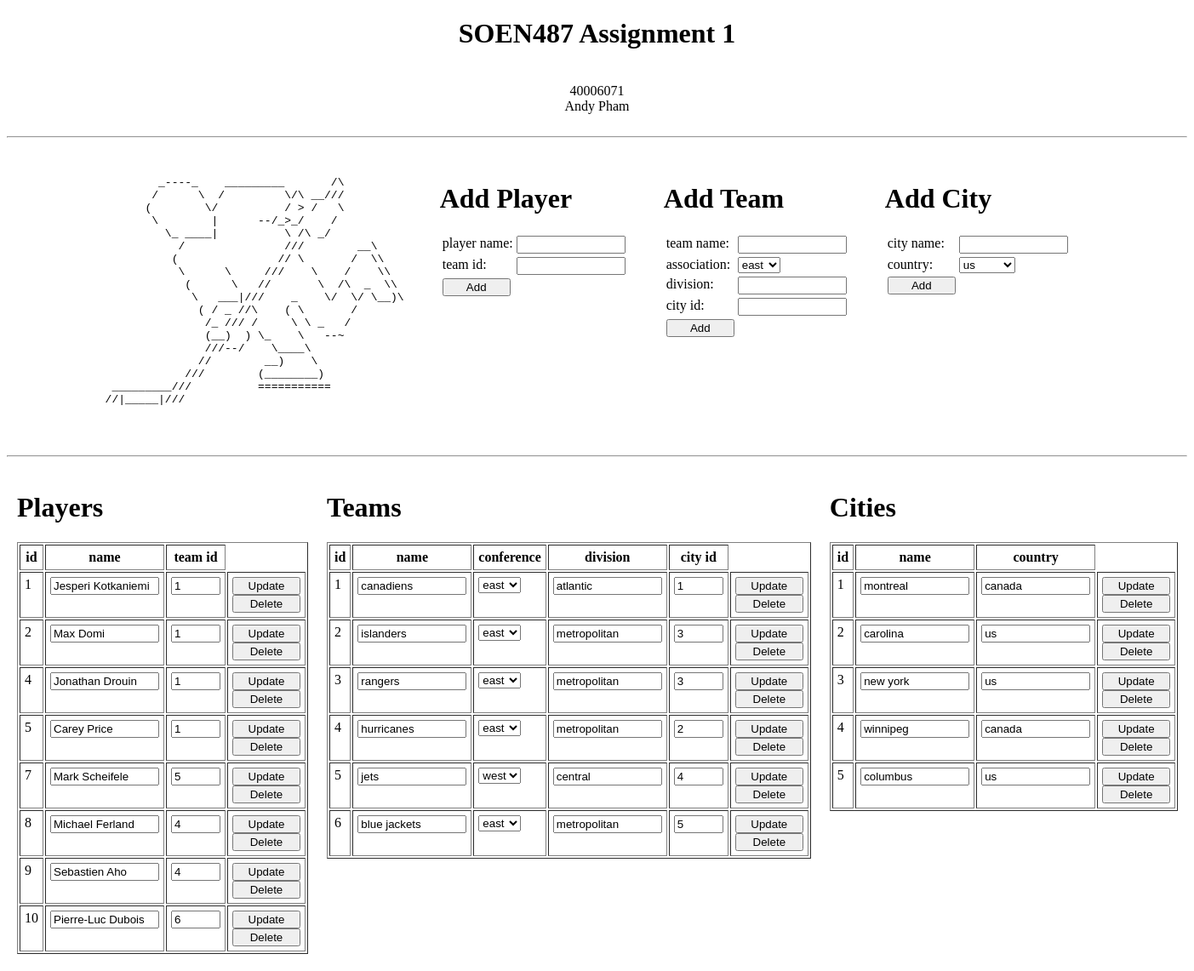
Page /home on the earlier database version.
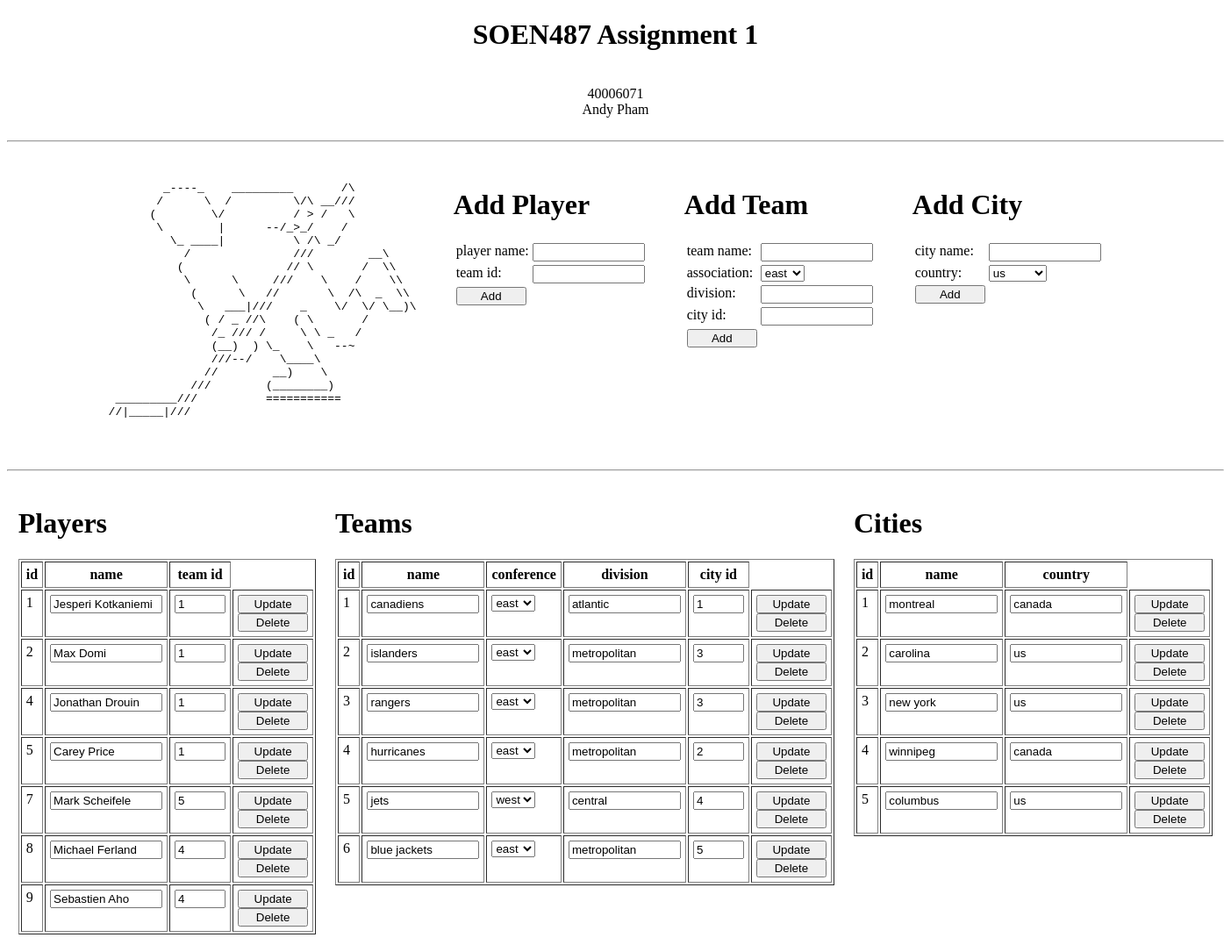
Same page on the later database version.
### models.py (models this page shows, shortened)
class Player(db.Model):
    id = db.Column(db.Integer, primary_key=True)
    name = db.Column(db.Text, nullable=False)
    team_id = db.Column(db.Integer, db.ForeignKey('team.id'), nullable=False)

class Team(db.Model):
    id = db.Column(db.Integer, primary_key=True)
    team_name = db.Column(db.String(20), nullable=False)
    association = db.Column(db.String(20), nullable=False)
    division = db.Column(db.Integer, nullable=False)
    city_id = db.Column(db.Integer, db.ForeignKey('city.id'), nullable=False)
    players = db.relationship('Player', backref='player', lazy=True)

class City(db.Model):
    id = db.Column(db.Integer, primary_key=True)
    city_name = db.Column(db.String(20), nullable=False)
    country = db.Column(db.String(20), nullable=False)
    teams = db.relationship('Team', backref='team', lazy=True)

### main.py (the view)
@app.route('/home')
def home():
    json = {"title": "SOEN487 Assignment 1",
            "student": {"id": "40006071", "name": "Andy Pham"}}
    players = Player.query.all()
    teams = Team.query.all()
    cities = City.query.all()
    return render_template("index.html", json=json, players=players, teams=teams, cities=cities)

### templates/index.html (shortened to what this page needs)
<!DOCTYPE html>
<html lang="en">
<head>
</head>
<body>
<div align="center">
    <h1>{{ json.title|format|safe }}</h1><br>
    {{ json.student.id|format|safe }}<br>
    {{ json.student.name|format|safe }}<br><br>
    <hr>
</div>
<table cellpadding="20px">
    <tr>
        <td>
            <pre>
                    _----_    _________       /\
                   /      \  /         \/\ __///
                  (        \/          / > /   \
                   \        |      --/_>_/    /
                     \_ ____|          \ /\ _/
                       /               ///        __\
                      (               // \       /  \\
                       \      \     ///    \    /    \\
                        (      \   //       \  /\  _  \\
                         \   ___|///    _    \/  \/ \__)\
                          ( / _ //\    ( \       /
                           /_ /// /     \ \ _   /
                           (__)  ) \_    \   --~
                           ///--/    \____\
                          //        __)    \
                        ///        (________)
             _________///          ===========
            //|_____|///
            </pre>
        </td>
        <td>
            <h1>Add Player</h1>
            <form method="post" action="/player">
                <table>
                    <tr>
                        <td>player name:</td>
                        <td><input type="text" name="name"><br></td>
                    </tr>
                    <tr>
                        <td> team id:</td>
                        <td><input type="number" name="team_id" min="1"><br></td>
                    </tr>
                    <tr>
                        <td><input type="submit" value="Add"></td>
                    </tr>
                </table>
            </form>
        </td>
        <td>
            <h1>Add Team</h1>
            <form method="post" action="/team">
                <table>
                    <tr>
                        <td>team name:</td>
                        <td><input type="text" name="team_name"><br></td>
                    </tr>
                    <tr>
                        <td>association:</td>
                        <td><select name="association">
                            <option value="east">east</option>
                        </select><br>
                        </td>
                    </tr>
                    <tr>
                        <td>division:</td>
                        <td><input type="text" name="division"><br></td>
                    </tr>
                    <tr>
                        <td>city id:</td>
                        <td><input type="number" name="city_id" min="1"><br></td>
                    </tr>
                    <tr>
                        <td><input type="submit" value="Add"></td>
                    </tr>
                </table>
            </form>
        </td>
        <td>
            <h1>Add City</h1>
            <form method="post" action="/city">
                <table>
                    <tr>
                        <td>city name:</td>
                        <td><input type="text" name="city_name"><br></td>
                    </tr>
                    <tr>
                        <td>country:</td>
                    <td><select name="country">
                        <option value="us">us</option>
                    </select><br>
                    </td>
                    </tr>
                    <tr>
                        <td><input type="submit" value="Add"></td>
                    </tr>
                </table>
            </form>
        </td>
    </tr>
</table>
<hr>
<div>
    <table cellpadding="10px" align="center">
        <tr>
            <td>{% include 'players.html' %}</td>
            <td>{% include 'teams.html' %}</td>
            <td>{% include 'cities.html' %}</td>
</div>
</body>
</html>

### templates/players.html (shortened to what this page needs)
<h1>Players</h1>
<table cellpadding="5px" border="1">
    <tr>
        <th>id</th>
        <th>name</th>
        <th>team id</th>
    </tr>
    {% for player in players %}
        <form method="post" action="/player">
            <tr>
                <td>{{ player.id }}</td>
                <td><input type="text" value="{{ player.name }}" name="name"></td>
                <td><input id="id_input" type="number" min="1" value="{{ player.team_id }}" name="team_id"></td>
                <td>
                    <input type="submit" value="Update"></form><br>
                    <form method="post" action="/player/{{player.id}}">
                        <input type="submit" value="Delete">
                    </form>
                </td>
            </tr>
    {% endfor %}
</table>

### templates/teams.html (shortened to what this page needs)
<h1>Teams</h1>
<table cellpadding="5px" border="1">
    <tr>
        <th>id</th>
        <th>name</th>
        <th>conference</th>
        <th>division</th>
        <th>city id</th>
    </tr>
    {% for team in teams %}
        <form method="post" action="/team">
        <tr>
            <td>{{ team.id }}</td>
            <td><input type="text" value="{{ team.team_name }}" name="team_name"></td>
            <td>
                <select name="association">
                    <option value="{{ team.association }}" selected="selected">{{ team.association }}</option>
                </select>
            </td>
            <td><input type="text" value="{{ team.division }}" name="division"></td>
            <td><input id="id_input" type="number" min="1" value="{{ team.city_id }}" name="city_id"></td>
            <td>
                <input type="submit" value="Update"></form><br>
                <form method="post" action="/team/{{team.id}}">
                    <input type="submit" value="Delete">
                </form>
            </td>
    {% endfor %}

### templates/cities.html (shortened to what this page needs)
<h1>Cities</h1>
<table cellpadding="5px" border="1">
    <tr>
        <th>id</th>
        <th>name</th>
        <th>country</th>
    </tr>
    {% for city in cities%}
         <form method="post" action="/city">
        <tr>
            <td>{{ city.id }}</td>
            <td><input type="text" value="{{ city.city_name }}" name="city_name"></td>
            <td><input type="text" value="{{ city.country}}" name="country"></td>
            <td>
                <input type="submit" value="Update"></form>
                 <form method="post" action="/city/{{city.id}}">
                     <input type="submit" value="Delete">
                 </form>
            </td>
    {% endfor %}

Differences in the rows shown:
removed Player: id "10", name "Pierre-Luc Dubois", team_id "6"
